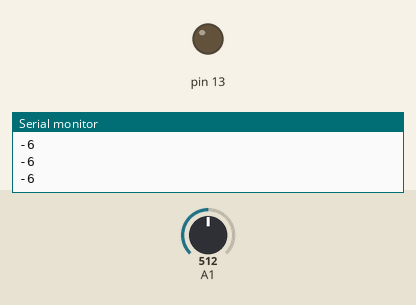
The sketch below on a simulated Arduino Uno, built with avr-gcc and run on an emulated ATmega328P. Parts: output pins drawn as LEDs (lit = HIGH), the last lines printed to the serial monitor. The inputs (shaded band) are chosen by the test bench; at power-on: A1 = 512.

Above: at 1.3 s.
1.4 s: A1 set to 569
2.9 s: A1 set to 582
At 3.7 s:
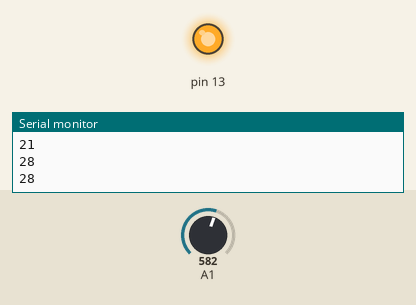
4.5 s: A1 set to 511
At 4.9 s:
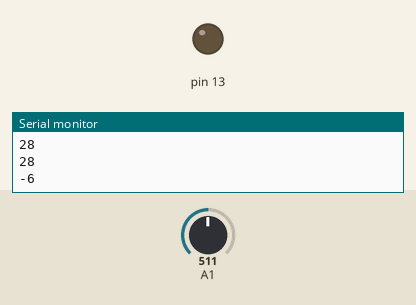
6.0 s: A1 set to 716
At 7.2 s:
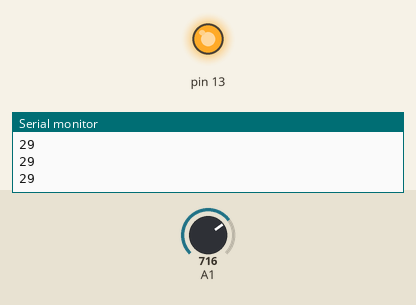
Timing chart, 0 to 8.5 s (numbered marks = the images above; inputs shaded):
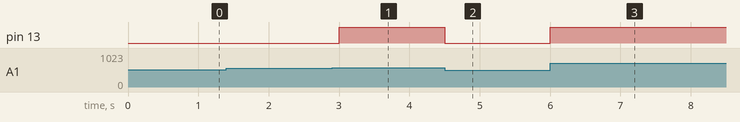

The sketch:

temperature.ino
```cpp
void setup() {
  // initialize serial communication at 9600 bits per second:
   Serial.begin(9600);
   pinMode(13, OUTPUT);
}


// the loop routine runs over and over again forever:
void loop() {
  // read the input on analog pin 0:
  int x = analogRead(A1);
  // print out the value you read:
  int temp = ((5* x * 100) / 1023) ;
  if (temp>27)
  {
    digitalWrite(13, HIGH);

  }
  if (temp <= 27)
  {
    digitalWrite(13, LOW);
  }
  Serial.println(temp);

  delay(500);

  // delay in between reads for stability
}
```

Measured:
- the behaviour switches between 581 and 582 on A1 (found by bisection; images 0 and 1)
- after the input at 2.9 s, pin 13: LOW → HIGH after 0.10 s
- after the input at 4.5 s, pin 13: HIGH → LOW at once
- after the input at 6.0 s, pin 13: LOW → HIGH at once
